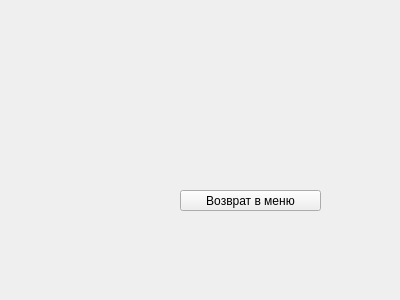
<?xml version="1.0" encoding="UTF-8"?>
<ui version="4.0">
 <class>settingsWindow</class>
 <widget class="QWidget" name="settingsWindow">
  <property name="geometry">
   <rect>
    <x>0</x>
    <y>0</y>
    <width>400</width>
    <height>300</height>
   </rect>
  </property>
  <property name="windowTitle">
   <string>Form</string>
  </property>
  <widget class="QPushButton" name="backMWindowButton">
   <property name="geometry">
    <rect>
     <x>180</x>
     <y>190</y>
     <width>141</width>
     <height>21</height>
    </rect>
   </property>
   <property name="text">
    <string>Возврат в меню</string>
   </property>
  </widget>
 </widget>
 <resources/>
 <connections/>
</ui>
